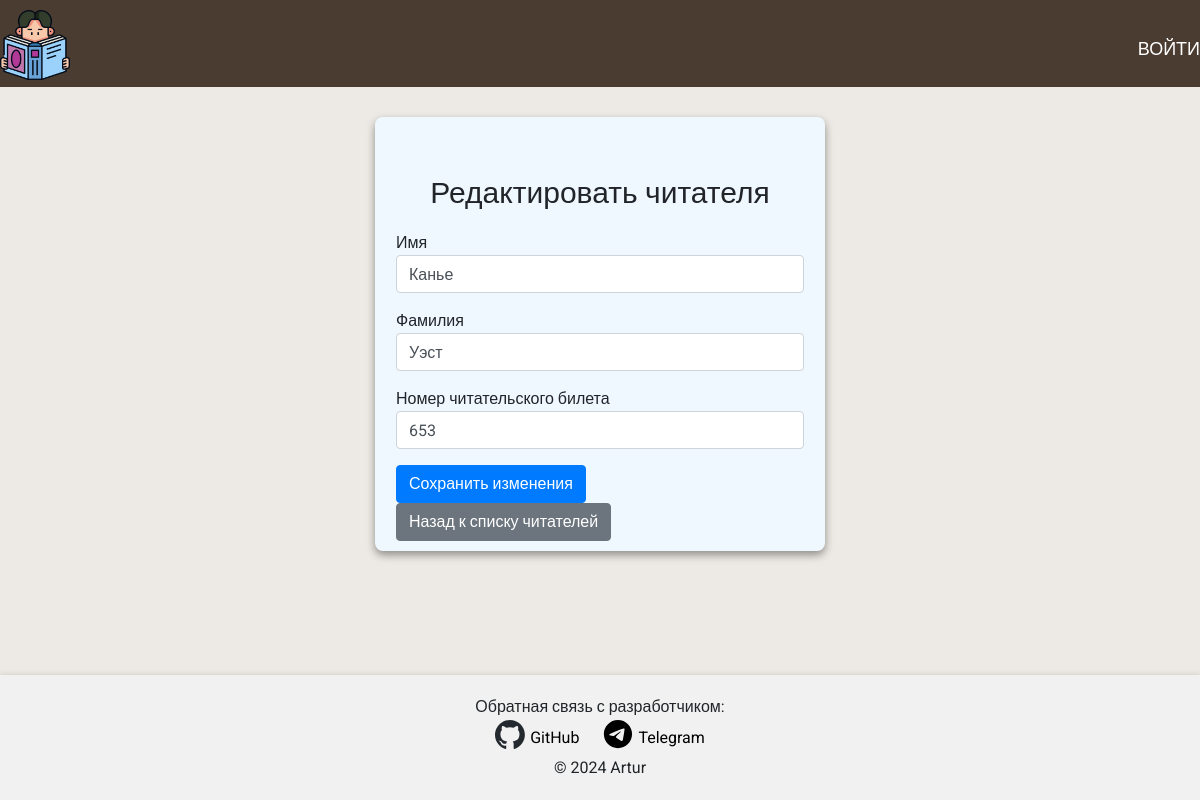
The app's page /edit_reader/7 with its own data.
### semestr_task/models.py (models this page shows, shortened)
class Reader(db.Model):
    __tablename__ = 'readers'
    id = db.Column(db.Integer, primary_key=True)
    first_name = db.Column(db.String(100), nullable=False)
    last_name = db.Column(db.String(100), nullable=False)
    card_number = db.Column(db.String(50), unique=True, nullable=False)

### app.py (the view, shortened to what this page needs)
@app.route('/edit_reader/<int:reader_id>', methods=['GET', 'POST'])
def edit_reader(reader_id):
    reader = Reader.query.get(reader_id)
    if not reader:
        flash('Читатель не найден.', 'danger')
        return redirect(url_for('readers'))
    form = ReaderForm(obj=reader)  # Предзаполняем форму данными Читателя
    return render_template('edit_reader.html', form=form, reader=reader)  # Показываем страницу редактирования

### semestr_task/forms.py
class ReaderForm(FlaskForm):
    first_name = StringField('Имя', validators=[DataRequired()])
    last_name = StringField('Фамилия', validators=[DataRequired()])
    card_number = IntegerField('Номер читательского билета', validators=[DataRequired()])
    submit = SubmitField('Сохранить')

### semestr_task/templates/edit_reader.html (shortened to what this page needs)
{% extends "base.html" %}
{% block content %}
<div class="edit-container">
    <div class="form-container">
        <div class="container mt-5">
            <h1>Редактировать читателя</h1>
            <form method="POST" action="">
                <div class="form-group">
                    <label for="first_name">Имя</label>
                    {{ form.first_name(class="form-control") }}
                </div>
                <div class="form-group">
                    <label for="last_name">Фамилия</label>
                    {{ form.last_name(class="form-control") }}
                </div>
                <div class="form-group">
                    <label for="last_name">Номер читательского билета</label>
                    {{ form.card_number(class="form-control") }}
                </div>
                <button type="submit" class="btn btn-primary">Сохранить изменения</button>
                <a href="{{ url_for('readers') }}" class="btn btn-secondary">Назад к списку читателей</a>
            </form>
        </div>
    </div>
</div>
{% endblock %}

### semestr_task/static/css/styles.css (style rules this page uses)
html, body, div, span, applet, object, iframe, h1, h2, h3, h4, h5, h6, p, blockquote, pre, a, abbr, acronym, address, big, cite, code, del, dfn, em, img, ins, kbd, q, s, samp, small, strike, strong, sub, sup, tt, var, b, u, i, center, dl, dt, dd, ol, ul, li, fieldset, form, label, legend, table, caption, tbody, tfoot, thead, tr, th, td, article, aside, canvas, details, embed, figure, figcaption, footer, header, hgroup, menu, nav, output, ruby, section, summary, time, mark, audio, video { margin: 0; padding: 0; border: 0; font-size: 100%; vertical-align: baseline; }
h1, h2, h3, h4, h5, h6 { font-weight: normal; }
input { outline: 0; }
body { margin: 0; padding-bottom: 130px; background-color: #EDEAE5; font-family: "Roboto", sans-serif; }
.container { margin: 0 auto; max-width: 1500px; }
.edit-container { display: flex; justify-content: space-around; align-items: start; margin-top: 30px; }
.edit-container .form-container { width: 450px; padding: 10px 6px; background-color: #f0f8ff; border-radius: 8px; box-shadow: 0 4px 8px rgba(0, 0, 0, 0.4); }
.edit-container .form-container h1 { text-align: center; font-size: 30px; margin-bottom: 20px; }

### records on screen
Reader: first_name "Канье", last_name "Уэст", card_number "653"
